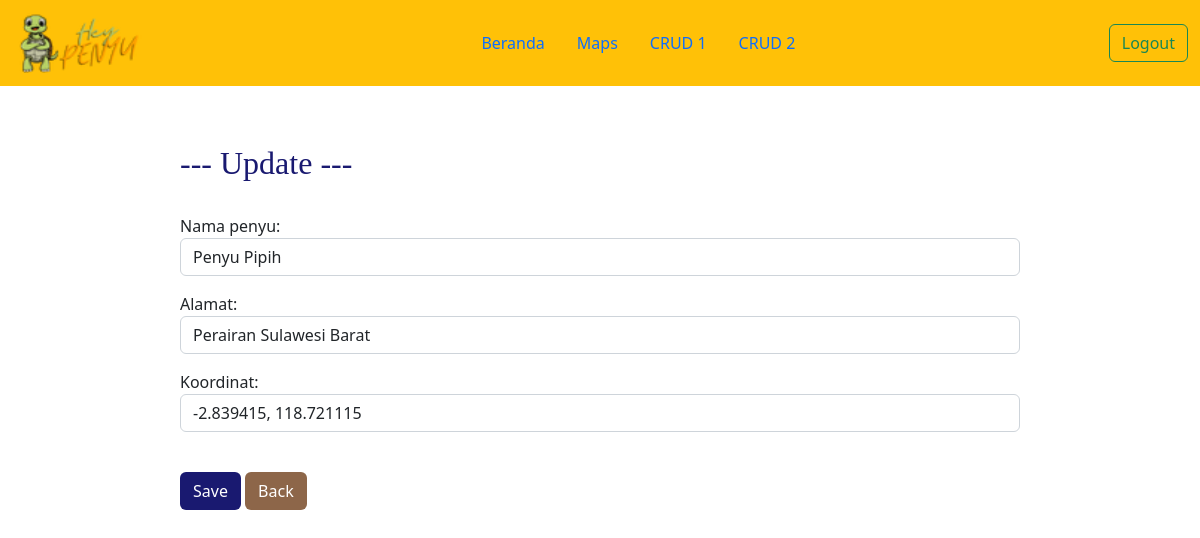
/beranda/update/2 (signed in), run on the app's committed database.
### penyu1_app/models.py (models this page shows, shortened)
class Koordinat(models.Model):
    nama_penyu = models.CharField(max_length=100, null=True)
    alamat = models.CharField(max_length=100)
    koordinat = models.CharField(max_length=100)

### penyu1_app/views.py (the view)
# urls.py: path("beranda/update/<int:id_koordinat>", update, name = 'update'),
@login_required(login_url='login')
def update(request, id_koordinat):
    koordinat = Koordinat.objects.get(id = id_koordinat)
    judul = "Update Data"
    template = "update.html"
    if request.POST:
        form = FormKoordinat(request.POST, instance=koordinat)
        if form.is_valid():
            form.save()
            pesan = "Data berhasil diupdate!"
            data = {
                'Title' : "UAS PBO",
                "pesan" : pesan,
                "form" : form,
                "koordinat" : koordinat,
            }
            return render(request, template, data)
    else:
        form = FormKoordinat(instance=koordinat)
        data = {
            'Title' : "UAS PBO",
            'Heading' : "Update Data",
            "form" : form,
            "koordinat" : koordinat,
        }
        return render(request, template, data)

### penyu1_app/forms.py
class FormKoordinat(ModelForm):
    class Meta:
        model = Koordinat
        fields = '__all__'
        widgets = {
            'nama_penyu' : forms.TextInput({'class':'form-control', 'placeholder':'penyu', 'required':'required'}),
            'alamat' : forms.TextInput({'class':'form-control', 'placeholder':'alamat', 'required':'required'}),
            'koordinat' : forms.TextInput({'class':'form-control', 'placeholder':'titik koordinat', 'required':'required'}),
        }

### penyu1_app/templates/update.html (shortened to what this page needs)
{% extends 'base.html' %}
{% block content %}
<br>
<div class="container" style="padding-left: 150px; padding-right: 150px;">
    <form action="{% url 'update' koordinat.id %}" method="post">
        <br><br>
        <h2 style="color: #191970;; font-family: Arial Narrow;">--- Update ---</h2>
        <br>
        {{ form.as_p }}
        <br>
        <input type="submit" value="Save" class="btn" style="background-color: #191970; color: white;">
        <a href="/beranda/" class="btn" style="background-color: #8D6649; color: white;">Back</a>
    </form>
</div>
<br><br>
{% endblock %}

### data on the page
Koordinat: nama_penyu "Penyu Pipih", alamat "Perairan Sulawesi Barat", koordinat "-2.839415, 118.721115"
